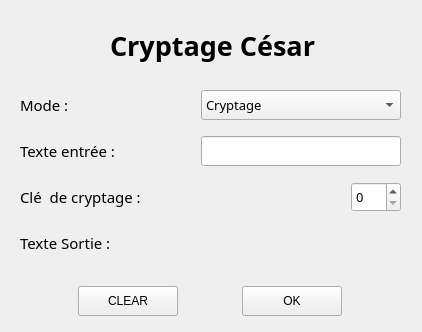
<?xml version="1.0" encoding="UTF-8"?>
<ui version="4.0">
 <class>Form</class>
 <widget class="QWidget" name="Form">
  <property name="enabled">
   <bool>true</bool>
  </property>
  <property name="geometry">
   <rect>
    <x>0</x>
    <y>0</y>
    <width>422</width>
    <height>332</height>
   </rect>
  </property>
  <property name="minimumSize">
   <size>
    <width>422</width>
    <height>332</height>
   </size>
  </property>
  <property name="maximumSize">
   <size>
    <width>422</width>
    <height>332</height>
   </size>
  </property>
  <property name="windowTitle">
   <string>Cryptage César</string>
  </property>
  <widget class="QLabel" name="label1">
   <property name="geometry">
    <rect>
     <x>110</x>
     <y>20</y>
     <width>211</width>
     <height>51</height>
    </rect>
   </property>
   <property name="font">
    <font>
     <family>Rockwell Nova Cond</family>
     <pointsize>20</pointsize>
     <weight>75</weight>
     <bold>true</bold>
    </font>
   </property>
   <property name="text">
    <string>Cryptage César </string>
   </property>
  </widget>
  <widget class="QLabel" name="label_4">
   <property name="geometry">
    <rect>
     <x>10</x>
     <y>150</y>
     <width>55</width>
     <height>16</height>
    </rect>
   </property>
   <property name="text">
    <string/>
   </property>
  </widget>
  <widget class="QWidget" name="">
   <property name="geometry">
    <rect>
     <x>20</x>
     <y>80</y>
     <width>381</width>
     <height>191</height>
    </rect>
   </property>
   <layout class="QVBoxLayout" name="verticalLayout">
    <item>
     <layout class="QHBoxLayout" name="horizontalLayout">
      <item>
       <widget class="QLabel" name="label2">
        <property name="font">
         <font>
          <family>Rockwell Nova</family>
          <pointsize>11</pointsize>
         </font>
        </property>
        <property name="text">
         <string>Mode :</string>
        </property>
       </widget>
      </item>
      <item>
       <widget class="QComboBox" name="ModeInput">
        <property name="minimumSize">
         <size>
          <width>200</width>
          <height>30</height>
         </size>
        </property>
        <property name="maximumSize">
         <size>
          <width>200</width>
          <height>30</height>
         </size>
        </property>
        <property name="font">
         <font>
          <family>Rockwell Nova</family>
          <pointsize>10</pointsize>
         </font>
        </property>
        <property name="editable">
         <bool>false</bool>
        </property>
        <property name="currentText">
         <string>Cryptage</string>
        </property>
        <item>
         <property name="text">
          <string>Cryptage</string>
         </property>
        </item>
        <item>
         <property name="text">
          <string>Décryptage</string>
         </property>
        </item>
       </widget>
      </item>
     </layout>
    </item>
    <item>
     <layout class="QHBoxLayout" name="horizontalLayout_2">
      <item>
       <widget class="QLabel" name="label3">
        <property name="font">
         <font>
          <family>Rockwell Nova</family>
          <pointsize>11</pointsize>
         </font>
        </property>
        <property name="text">
         <string>Texte entrée :</string>
        </property>
       </widget>
      </item>
      <item>
       <widget class="QLineEdit" name="TextInput">
        <property name="minimumSize">
         <size>
          <width>200</width>
          <height>30</height>
         </size>
        </property>
        <property name="maximumSize">
         <size>
          <width>200</width>
          <height>30</height>
         </size>
        </property>
        <property name="font">
         <font>
          <family>Rockwell Nova</family>
          <pointsize>10</pointsize>
         </font>
        </property>
       </widget>
      </item>
     </layout>
    </item>
    <item>
     <layout class="QHBoxLayout" name="horizontalLayout_3">
      <item>
       <widget class="QLabel" name="label4">
        <property name="font">
         <font>
          <family>Rockwell Nova</family>
          <pointsize>11</pointsize>
         </font>
        </property>
        <property name="text">
         <string>Clé  de cryptage :</string>
        </property>
       </widget>
      </item>
      <item>
       <widget class="QSpinBox" name="KeyInput">
        <property name="minimumSize">
         <size>
          <width>50</width>
          <height>30</height>
         </size>
        </property>
        <property name="maximumSize">
         <size>
          <width>50</width>
          <height>30</height>
         </size>
        </property>
        <property name="font">
         <font>
          <family>Rockwell Nova</family>
          <pointsize>10</pointsize>
         </font>
        </property>
        <property name="cursor">
         <cursorShape>ArrowCursor</cursorShape>
        </property>
        <property name="maximum">
         <number>10000000</number>
        </property>
       </widget>
      </item>
     </layout>
    </item>
    <item>
     <layout class="QHBoxLayout" name="horizontalLayout_4">
      <item>
       <widget class="QLabel" name="label5">
        <property name="font">
         <font>
          <family>Rockwell Nova</family>
          <pointsize>11</pointsize>
         </font>
        </property>
        <property name="text">
         <string>Texte Sortie :</string>
        </property>
       </widget>
      </item>
      <item>
       <widget class="QLabel" name="TextOutput">
        <property name="minimumSize">
         <size>
          <width>200</width>
          <height>30</height>
         </size>
        </property>
        <property name="maximumSize">
         <size>
          <width>200</width>
          <height>30</height>
         </size>
        </property>
        <property name="font">
         <font>
          <family>Rockwell Nova</family>
          <pointsize>10</pointsize>
         </font>
        </property>
        <property name="text">
         <string/>
        </property>
       </widget>
      </item>
     </layout>
    </item>
   </layout>
  </widget>
  <widget class="QWidget" name="">
   <property name="geometry">
    <rect>
     <x>20</x>
     <y>280</y>
     <width>381</width>
     <height>42</height>
    </rect>
   </property>
   <layout class="QHBoxLayout" name="horizontalLayout_5">
    <item>
     <widget class="QPushButton" name="pushButton_2">
      <property name="minimumSize">
       <size>
        <width>100</width>
        <height>30</height>
       </size>
      </property>
      <property name="maximumSize">
       <size>
        <width>100</width>
        <height>30</height>
       </size>
      </property>
      <property name="text">
       <string>CLEAR</string>
      </property>
     </widget>
    </item>
    <item>
     <widget class="QPushButton" name="pushButton">
      <property name="minimumSize">
       <size>
        <width>100</width>
        <height>30</height>
       </size>
      </property>
      <property name="maximumSize">
       <size>
        <width>100</width>
        <height>30</height>
       </size>
      </property>
      <property name="text">
       <string>OK</string>
      </property>
     </widget>
    </item>
   </layout>
  </widget>
 </widget>
 <resources/>
 <connections/>
</ui>
